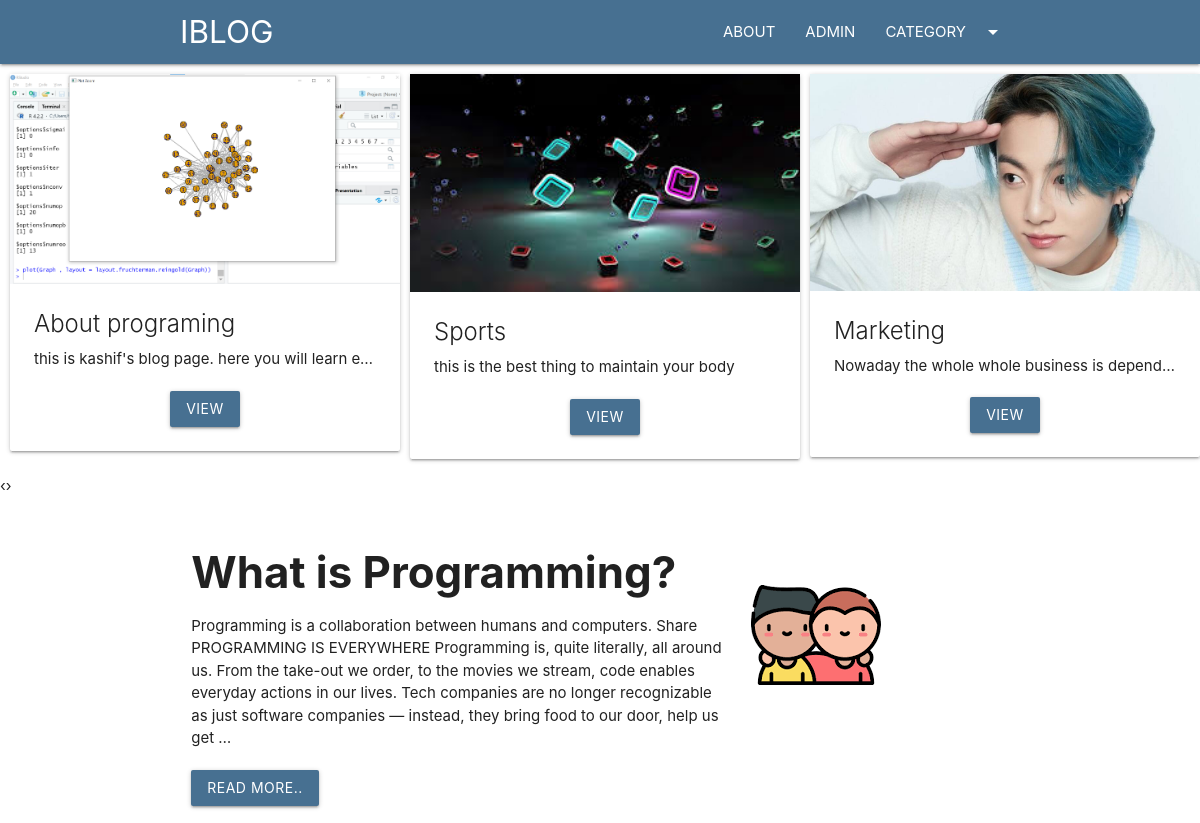
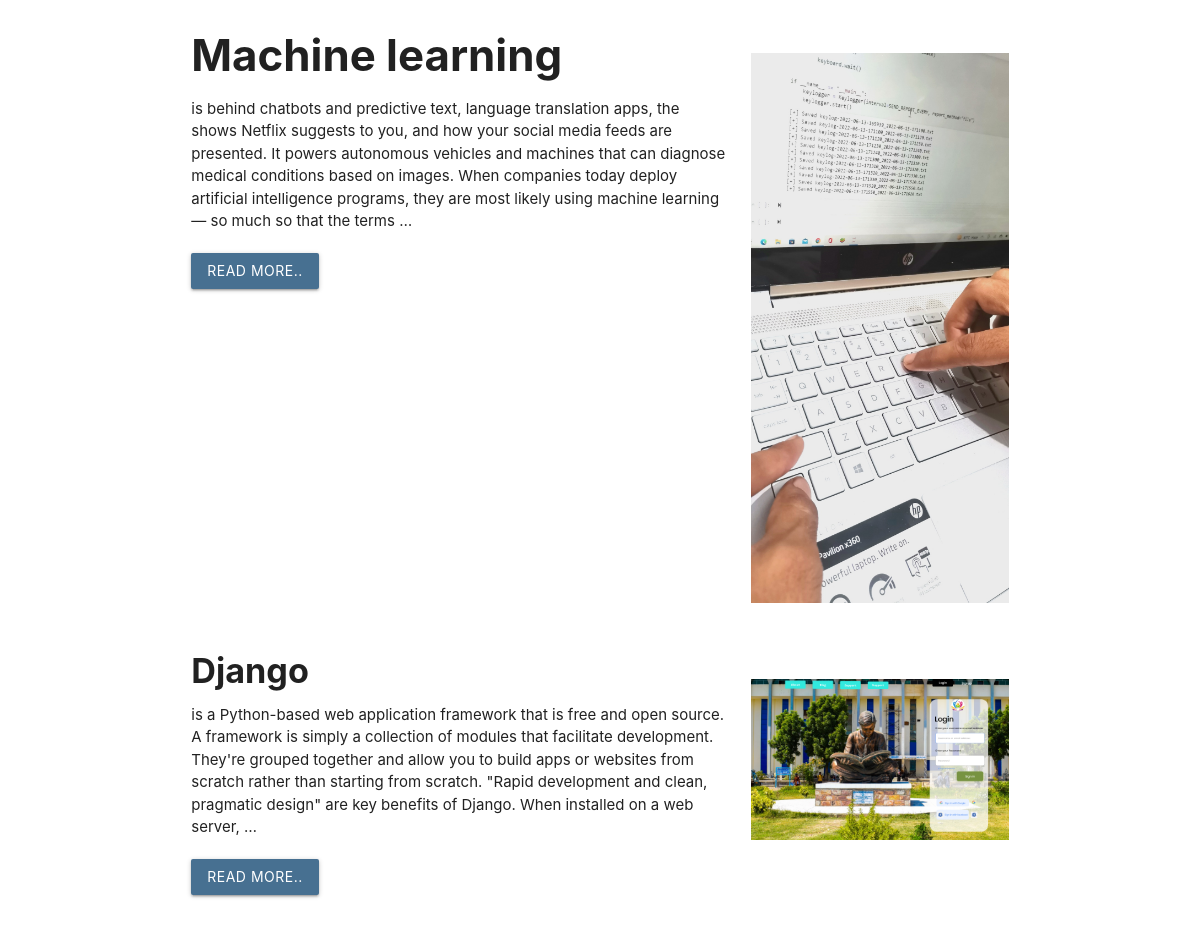
The page / on the database its author committed (2 pictures, top to bottom).
### blog/models.py (models this page shows, shortened)
class Category(models.Model):
    cat_id=models.AutoField(primary_key=True)
    title= models.CharField(max_length=100)
    description= models.TextField()
    url=models.CharField(max_length=100)
    image=models.ImageField(upload_to='category/')
    add_date= models.DateTimeField(auto_now_add=True, null=True)

class Post(models.Model):
    post_id=models.AutoField(primary_key=True)
    title=models.CharField(max_length=200)
    content=models.TextField()
    url=models.CharField(max_length=100)
    cat = models.ForeignKey(Category, on_delete=models.CASCADE)
    image=models.ImageField(upload_to='post/')

### blog/views.py (the view)
# urls.py: path('',home ),
def home(request):
    posts= Post.objects.all()[:11]
    cats= Category.objects.all()
    data = {
        'posts':posts,
        'cats':cats
    }
    return render (request,'home.html' , data)

### templates/home.html (shortened to what this page needs)
{% extends 'base.html' %}
{%block content%}
<div class="container-custom">
    <div class="owl-carousel">
        {% for cat in cats %}
        <div class="card item" style="margin-left:10px;">
            <div class="img-container">
                <img src="/media/{{cat.image}}" class="responsive-img" alt="">
            </div>
            <div class="card-content">
                <div class="card-title">
                    {{cat.title}}
                </div>
                <p class="truncate">{{cat.description}}</p>
                <div class="container center-align mt20">
                    <a href="/category/{{cat.url}}" class="btn bg-primary">VIEW</a>
                </div>
            </div>
        </div>
        {%endfor%}
    </div>
</div>
<div class="container">
    <div class="row">
        <div class="col s12 ">
            {%for p in posts %}
            <div class="row">
                <div class="col s12 m8">
                    {{p.content |truncatewords:60 | safe}}
                    <div class="mt20">
                        <a href="/blog/{{p.url}}" class="btn  bg-primary ">Read More..</a>
                    </div>
                </div>
                <div class="col s12 m4">
                    <img src="/media/{{p.image}}" class="responsive-img" style="margin-top:50px;">
                </div>
            </div>
            {%endfor %}
        </div>
    </div>
</div>
{%endblock%}

### templates/base.html (shortened to what this page needs)
<!DOCTYPE html>
<html>
   <head>
 <link rel="stylesheet" href="https://cdnjs.cloudflare.com/ajax/libs/materialize/1.0.0/css/materialize.min.css">
            {% load static %}
            <link rel="stylesheet" href="{% static 'css/style.css' %}">
            <link rel="stylesheet" href="{% static 'css/owl.carousel.min.css'%}">
            <link rel="stylesheet" href="{% static 'css/owl.theme.default.min.css'%}">
   </head>
<body>
         <nav class="bg-primary">
            <div class="container">
               <div class="nav-wrapper">
               <a href="/" class="brand-logo">IBLOG</a>
               <ul class="right hide-on-med-and-down">
                  <li><a href="/about">ABOUT</a></li>
                  <li><a href="/admin">ADMIN</a></li>
                  <li><a class="dropdown-trigger" href="#!" data-target="dropdown1">CATEGORY<i class="material-icons right">arrow_drop_down</i></a></li>
               </ul>
               </div>
            </div>
         </nav>
    {% block content %}
    {%endblock%}
</body>
</html>

### blog/static/css/style.css (style rules this page uses)
.bg-primary { background: #477091; }
.mt20 { margin-top: 20px; }
.item { margin-top: 10px; }

### rows shown on the page
Category: image (picture), title "About programing", description "this is kashif's blog page. here you will learn e…"
Category: image (picture), title "Sports", description "this is the best thing to maintain your body"
Category: image (picture), title "Marketing", description "Nowaday the whole whole business is depend…"
Post: content "What is Programming? Programming is a collaboration between humans and computers. Share PROGRAMMING IS EVERYWHERE Programming is, quite literally, all around us. From the take-out we order, to the movies we stream, code enables everyday actions in our lives. Tech companies are no longer recognizable as just software companies — instead, they bring food to our door, help us get …", image (picture)
Post: content "Machine learning is behind chatbots and predictive text, language translation apps, the shows Netflix suggests to you, and how your social media feeds are presented. It powers autonomous vehicles and machines that can diagnose medical conditions based on images. When companies today deploy artificial intelligence programs, they are most likely using machine learning — so much so that the terms …", image (picture)
Post: content "Django is a Python-based web application framework that is free and open source. A framework is simply a collection of modules that facilitate development. They're grouped together and allow you to build apps or websites from scratch rather than starting from scratch. \"Rapid development and clean, pragmatic design\" are key benefits of Django. When installed on a web server, …", image (picture)
